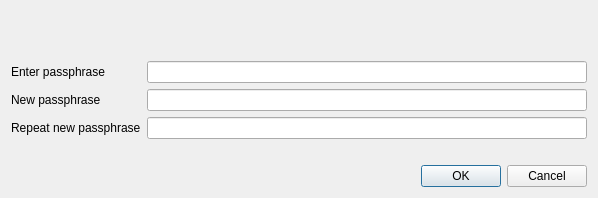
<?xml version="1.0" encoding="UTF-8"?>
<ui version="4.0">
 <class>AskPassphraseDialog</class>
 <widget class="QDialog" name="AskPassphraseDialog">
  <property name="geometry">
   <rect>
    <x>0</x>
    <y>0</y>
    <width>598</width>
    <height>198</height>
   </rect>
  </property>
  <property name="sizePolicy">
   <sizepolicy hsizetype="Preferred" vsizetype="Minimum">
    <horstretch>0</horstretch>
    <verstretch>0</verstretch>
   </sizepolicy>
  </property>
  <property name="minimumSize">
   <size>
    <width>550</width>
    <height>0</height>
   </size>
  </property>
  <property name="windowTitle">
   <string>Passphrase Dialog</string>
  </property>
  <property name="styleSheet">
   <string notr="true">background-image: url(:/images/background); background-position: center;</string>
  </property>
  <layout class="QVBoxLayout" name="verticalLayout">
   <item>
    <widget class="QLabel" name="warningLabel">
     <property name="textFormat">
      <enum>Qt::RichText</enum>
     </property>
     <property name="wordWrap">
      <bool>true</bool>
     </property>
    </widget>
   </item>
   <item>
    <layout class="QFormLayout" name="formLayout">
     <property name="fieldGrowthPolicy">
      <enum>QFormLayout::AllNonFixedFieldsGrow</enum>
     </property>
     <item row="0" column="0">
      <widget class="QLabel" name="passLabel1">
       <property name="text">
        <string>Enter passphrase</string>
       </property>
      </widget>
     </item>
     <item row="0" column="1">
      <widget class="QLineEdit" name="passEdit1">
       <property name="echoMode">
        <enum>QLineEdit::Password</enum>
       </property>
      </widget>
     </item>
     <item row="1" column="0">
      <widget class="QLabel" name="passLabel2">
       <property name="text">
        <string>New passphrase</string>
       </property>
      </widget>
     </item>
     <item row="1" column="1">
      <widget class="QLineEdit" name="passEdit2">
       <property name="echoMode">
        <enum>QLineEdit::Password</enum>
       </property>
      </widget>
     </item>
     <item row="2" column="0">
      <widget class="QLabel" name="passLabel3">
       <property name="text">
        <string>Repeat new passphrase</string>
       </property>
      </widget>
     </item>
     <item row="2" column="1">
      <widget class="QLineEdit" name="passEdit3">
       <property name="echoMode">
        <enum>QLineEdit::Password</enum>
       </property>
      </widget>
     </item>
     <item row="3" column="1">
      <widget class="QLabel" name="capsLabel">
       <property name="font">
        <font>
         <weight>75</weight>
         <bold>true</bold>
        </font>
       </property>
       <property name="text">
        <string/>
       </property>
       <property name="alignment">
        <set>Qt::AlignCenter</set>
       </property>
      </widget>
     </item>
    </layout>
   </item>
   <item>
    <widget class="QDialogButtonBox" name="buttonBox">
     <property name="orientation">
      <enum>Qt::Horizontal</enum>
     </property>
     <property name="standardButtons">
      <set>QDialogButtonBox::Cancel|QDialogButtonBox::Ok</set>
     </property>
    </widget>
   </item>
  </layout>
 </widget>
 <resources/>
 <connections>
  <connection>
   <sender>buttonBox</sender>
   <signal>accepted()</signal>
   <receiver>AskPassphraseDialog</receiver>
   <slot>accept()</slot>
   <hints>
    <hint type="sourcelabel">
     <x>248</x>
     <y>254</y>
    </hint>
    <hint type="destinationlabel">
     <x>157</x>
     <y>274</y>
    </hint>
   </hints>
  </connection>
  <connection>
   <sender>buttonBox</sender>
   <signal>rejected()</signal>
   <receiver>AskPassphraseDialog</receiver>
   <slot>reject()</slot>
   <hints>
    <hint type="sourcelabel">
     <x>316</x>
     <y>260</y>
    </hint>
    <hint type="destinationlabel">
     <x>286</x>
     <y>274</y>
    </hint>
   </hints>
  </connection>
 </connections>
</ui>
